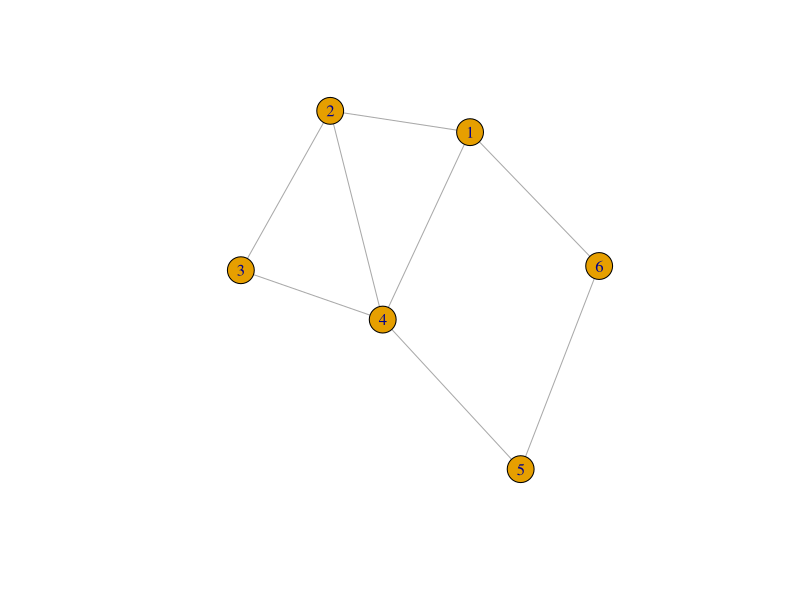
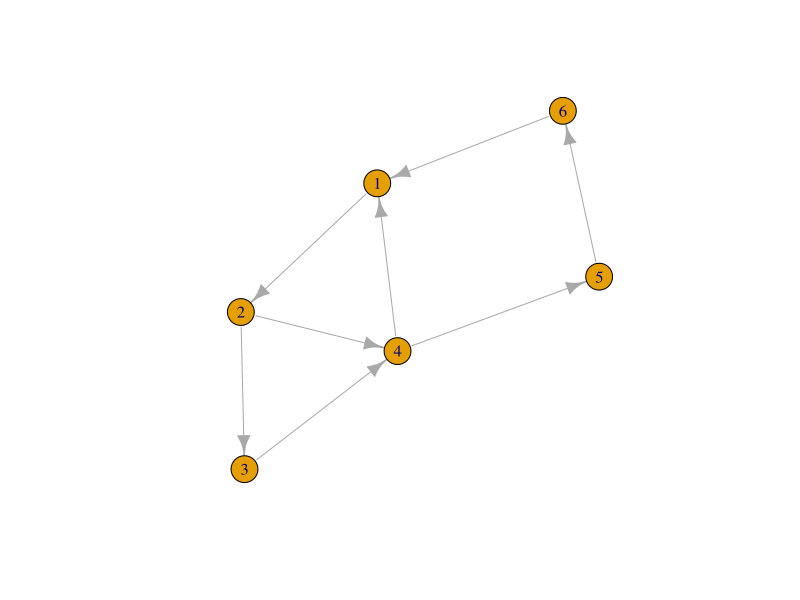

R code for these plots, in order:
# DO THI

install.packages('igraph')
library(igraph)

# Vo Huong
library(igraph)
a = make_graph(c(1, 2, 2, 3, 3, 4, 5, 6, 4,1, 2,4, 4,5, 6,1), directed = FALSE)
plot(a)
#Co huong
a = make_graph(c(1, 2, 2, 3, 3, 4, 5, 6, 4,1, 2,4, 4,5, 6,1), directed = TRUE)
plot(a)